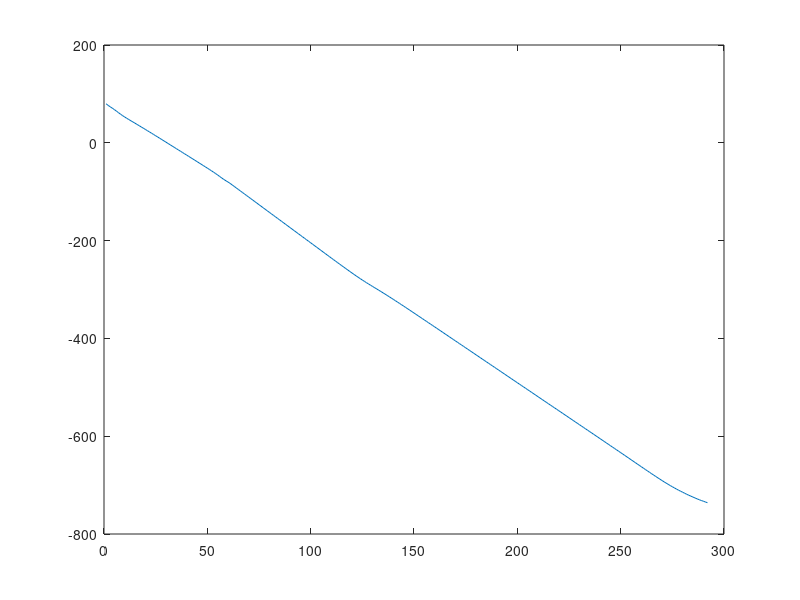
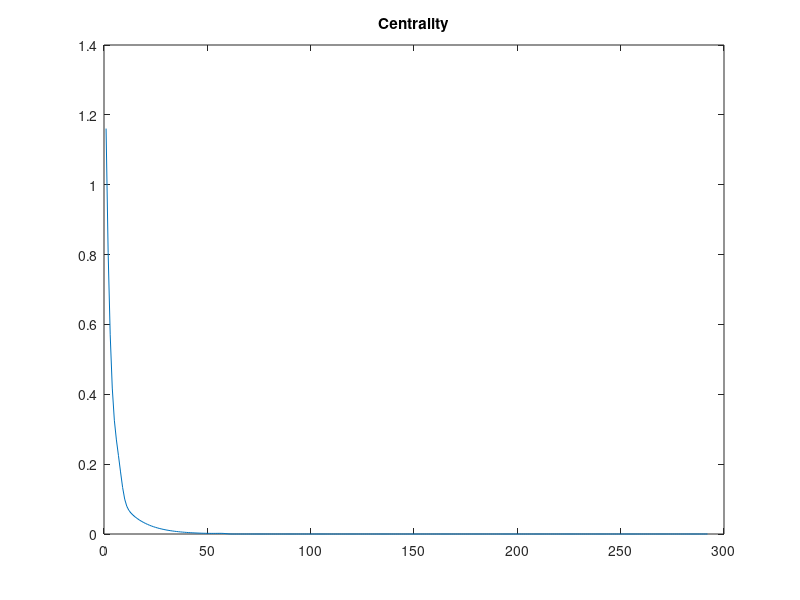
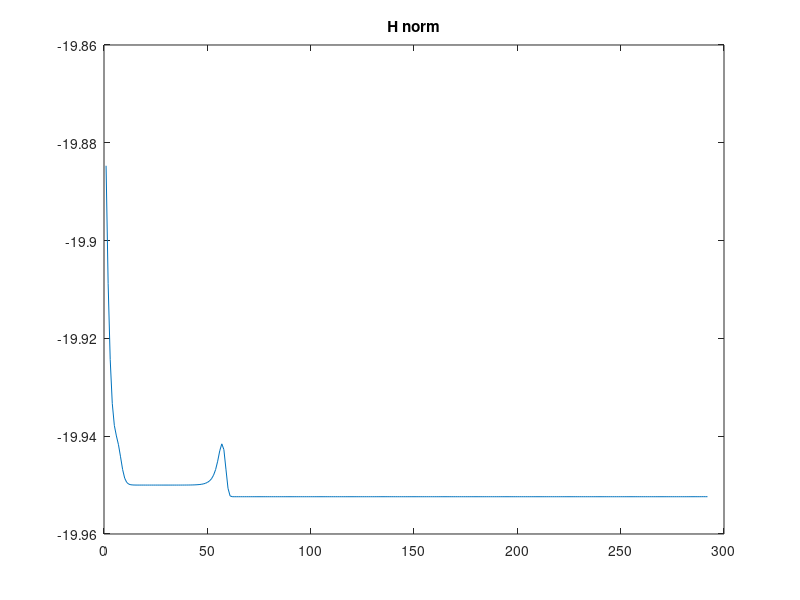
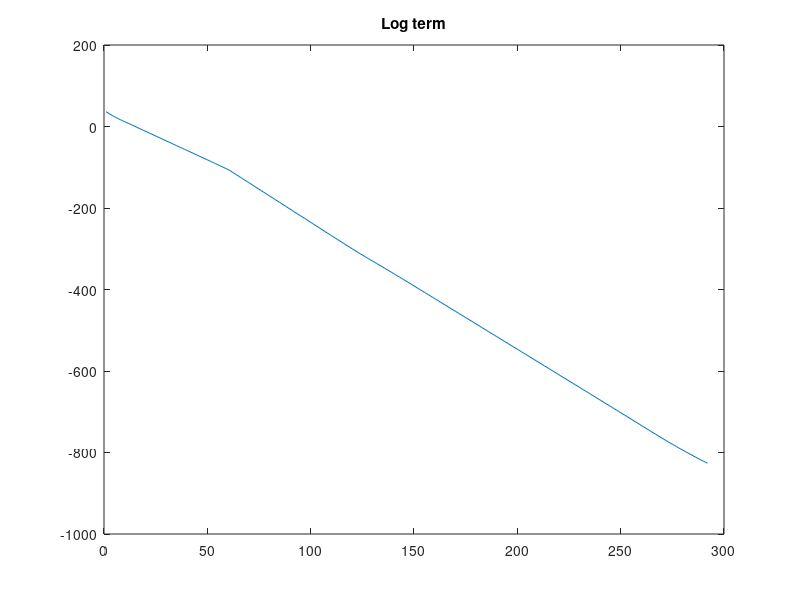

Recreate these plots in MATLAB, in order.
%In this test we solve the atd direction and take a step that 
% satisfies the bound that will keep mu positive
% and x feasible.
% the problem will be constructed to be linearly infeasible 

%When lambda is small enough we change all variables and achieve linear feasibility.
format compact
 close all
%Define a feasible lp
m = 10;
n = 20;

A = randn(m-1,n);
x_0 = rand(n,1);
s_0 = rand(n,1);
%Now extend A
A = [A; zeros(1,n)]
b = A*x_0; b(m) = 1
c = A'*randn(m,1)+s_0;

%Define some initial points 
x_0 = rand(n,1);
s_0 = rand(n,1);
y_0 = randn(m,1);
t_0 = 1;
k_0 = 1;
o_0 = 1;

%move the starting point far off center
x_0(1) = 1.e-10
s_0(1) = 1.e-10

%Form the initial residuals
pr = -A*x_0+t_0*b;
dr = A'*y_0+s_0-t_0*c;
gr = c'*x_0-b'*y_0+k_0;
mu_0 = x_0'*s_0+t_0*k_0;
mu_0 = mu_0/(n+1);

G =[ [zeros(m)   A    -b  pr];...
     [-A'     zeros(n) c  dr];...
     [b'        -c'    0  gr];
     [-pr'      -dr'  -gr 0 ]];

rho = (n+sqrt(n));
sigma = (n+1)/rho;

%------------------------------------------
max_iter = 1360;
phi = @(x,s,t,k) -sum(log(x))+1/(2*(x'*s+t*k)^2)*(s.*x)'*(s.*x)-2*s'*x/(x'*s+t*k)-log(t)-log(k)+rho*log(x'*s+t*k);
hnorm = @(x,s,t,k) 1/(s'*x+t*k)^2*((s.*x)'*(s.*x)+t^2*k^2) - n
cent = @(x,s,t,k) norm([x;t].*[s;k]-(x'*s+t*k)/(n+1));
logt = @(x,s,t,k) rho*log(x'*s+t*k);
fter = @(x,s,t,k) -sum(log(x))-log(t)-log(k)
logph = @(x,s,t,k)  hnorm(x,s,t,k)+logt(x,s,t,k)

cent_hist = zeros(max_iter,1);
phi_hist = zeros(max_iter,1);
hnorm_hist = zeros(max_iter,1);
logt_hist = zeros(max_iter,1);
fter_hist = zeros(max_iter,1);
logph_hist = zeros(max_iter,1);
o_hist     = zeros(max_iter,1);
linf_hist  = zeros(max_iter,1);
tomu_hist  = zeros(max_iter,1);
xds_dsx    = zeros(max_iter,1);
%-----------------------------------------


i = 0;
k = k_0;
t = t_0;
x = x_0;
y = y_0;
s = s_0;
o = o_0;
mu = mu_0;
for iter = 1:max_iter
    %Evaluate the potential
    phi_hist(iter) = phi(x,s,t,k);
    cent_hist(iter) = cent(x,s,t,k);
    hnorm_hist(iter) = hnorm(x,s,t,k);
    logt_hist(iter)  = logt(x,s,t,k);
    fter_hist(iter) = fter(x,s,t,k);
    logph_hist(iter) = logph(x,s,t,k);
    o_hist(iter)     = o;
    tomu_hist(iter)  = o*mu_0/mu;
  
    %Check that the linear constraints are satisfied
    linf_hist(iter) = norm(G*[y;x;t;o]-[zeros(m,1);s;k;0]+[zeros(m+n+1,1);mu_0*(n+1)]);
%Solve for the direction
    %Evaluate the hessian
    muH = sigma*mu*diag(x.^(-2));
    %mkot = mu*k/t; %For the symmetric form 
    mkot = sigma*mu/t^2;
    
    %Evaluate the residuals
    pra = A*x-t*b+o*pr;
    dra = -A'*y-s+t*c+o*dr;
    gra = b'*y-c'*x + o*gr -k;
    thra= -pr'*y-dr'*x-gr*t+mu_0*(n+1);
    npra = norm(pra);
    ndra = norm(dra);
    ngra = norm(gra);
    nthra= norm(thra);
    %form the rhs
    rhs = ...
    [zeros(m,1);...
    -s+mu*sigma*x.^(-1);...
    -k+mu*sigma*1/t;...
    0];

    G(m+1:m+n,m+1:m+n) = muH;
    G(m+n+1,m+n+1)     = mkot;

    %Solve for the direction
    d   = G\rhs;
    d   = G\(-G*d+rhs);
    d   = G\(-G*d+rhs);
    d   = G\(-G*d+rhs);
    d   = G\(-G*d+rhs);
    d   = G\(-G*d+rhs);
    d   = G\(-G*d+rhs);
    d   = G\(-G*d+rhs);
    d   = G\(-G*d+rhs);
    dy  = d(1:m);
    dx  = d(m+1:m+n);
    dt  = d(m+n+1);
    dth = d(m+n+2);
    ds  = rhs(m+1:n+m)-muH*dx;
    dk  = rhs(m+n+1)-mkot*dt;

    %Numerical erro
    n_err = G*d-rhs;
    nn_err=norm(n_err);
    neq_lin = norm([A*dx-dt*b+pr*dth;-A'*dy-ds+dt*c+dth*dr;b'*dy-c'*dx+gr*dth-k;-pr'*dy-dr'*dx-gr*dt])

    %History for the terms with dz
    xds_dsx(iter) = rho/mu*(dx'*s + dt*k + ds'*x+dk*t);
    
    %Calculate lambda
    lambdasq = (dx./x)'*(dx./x)+dt^2/t^2;
    lambda = sqrt(lambdasq);
    lambdasq_nu = lambdasq/(n+1);
    lambda_nu   = lambda/sqrt(n+1);
    alpha = 1/(1+(1-sigma)*(1+lambda_nu)+lambdasq_nu);
    alpha = min(alpha,1/(1+lambda));

    %Infeasibility of the full dual step
    dual_inf = min(s+ds);
    fprintf('Iter %i: lambda %3.3d, mu %3.3d, ||dr||: %3.3d, ||pr||: %3.3d, ||gr||: %3.3d, ||thra|| %3.3d, s_: %3.3d, norm err: %3.3d, inf s%3.3d dsTdx %3.3g',iter,lambda,mu,ndra,npra,ngra,nthra,dual_inf,nn_err,min(s),ds'*dx+dt*dk);
    
   if(min(s)<0)
    fprintf('**')
   end
%Take the step on all 
    y = y+alpha*dy;
    x = x+alpha*dx;
    s = s+alpha*ds;
    t = t+alpha*dt;
    k = k+alpha*dk;
    o = o+alpha*dth;
%Update mu 
    mu = x'*s+t*k;
    mu = mu/(n+1);
    fprintf('\n')
  
    if(mu < 1.e-16 || min(x) <0 || t<0 ||k <0 )
        if(min(x)<0)
            fprintf('Primal is infeasible!');
        end
        if(t<0)
            fprintf('Tau infeasible');
        end
        if(k<0)
            fprintf('Kappa infeasible');
        end
        if(mu<1.e-16)
            fprintf('Mu < 1.e-16')
            fprintf('Mu %f\n',mu)
        end
        phi_hist = phi_hist(1:iter);
        cent_hist = cent_hist(1:iter);
        hnorm_hist = hnorm_hist(1:iter);
        fter_hist = fter_hist(1:iter);
        logt_hist = logt_hist(1:iter);
        logph_hist= logph_hist(1:iter);
        o_hist = o_hist(1:iter);
        linf_hist = linf_hist(1:iter);
        tomu_hist = tomu_hist(1:iter);
        xds_dsx   = xds_dsx(1:iter);
        break

    end

end
plot(phi_hist)
figure 
plot(cent_hist)
title('Centrality')
figure
plot(hnorm_hist)
title('H norm')
figure
plot(logt_hist)
title('Log term')
figure
plot(fter_hist)
title('fter')
figure
plot(logph_hist)
title('\rho \log x^Ts + 1/\mu||s+\mu g(x)||')
figure
plot(o_hist)
title('theta')
figure
plot(linf_hist)
title('linear inf')
figure
plot(tomu_hist)
title('\frac{\theta\mu_0}{\mu}')
figure
plot(xds_dsx)
title('\delta x^Ts + \delta s^T x')
fprintf('\n')

